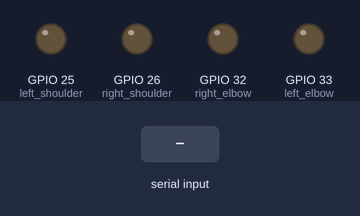
Bench run of a program on a simulated ESP32. On the bench: output pins drawn as LEDs (lit = HIGH). The test bench sets the inputs (shaded band). Nothing arrives over Bluetooth unless stated.

Above: at 1.2 s.
1.3 s: "1\n" received over the second serial link
At 2.1 s:
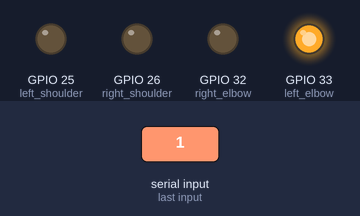
3.8 s: "3\n" received over the second serial link
At 4.5 s:
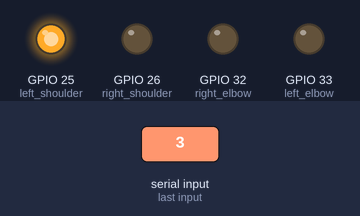
5.3 s: "5\n" received over the second serial link
At 5.7 s:
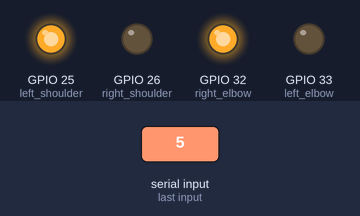
6.8 s: "2\n" received over the second serial link
At 8.0 s:
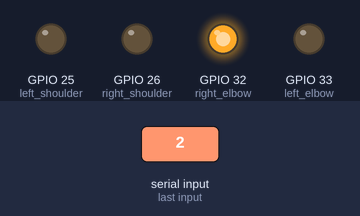
8.3 s: "1\n" received over the second serial link
At 9.1 s:
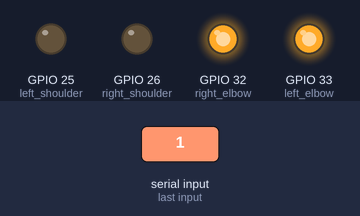
Timing chart, 0 to 11.3 s (numbered marks = the images above; inputs shaded):
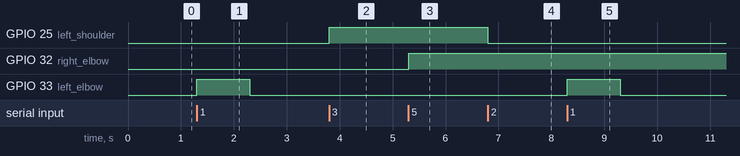

The program:

main.cpp
```cpp
#include <Arduino.h>
#include "BluetoothSerial.h"

// Create one object of the BluetoothSerialClass
BluetoothSerial SerialBT;

// Pin for ESP
#define right_elbow 32
#define left_elbow 33
#define right_shoulder 26
#define left_shoulder 25

// Variable for the readings
int elbow_value_left     = 0;
int shoulder_value_left  = 2;
int elbow_value_right    = 4;
int shoulder_value_right = 6;

int c = 5;

void setup() {
  Serial.begin(115200);

  // Pin mode
  pinMode(left_shoulder, OUTPUT);
  pinMode(right_shoulder, OUTPUT);
  pinMode(left_elbow, OUTPUT);
  pinMode(right_elbow, OUTPUT);


  digitalWrite(left_shoulder, LOW);
  digitalWrite(right_shoulder, LOW);
  digitalWrite(left_elbow, LOW);
  digitalWrite(right_elbow, LOW);

  // This will stat the Bluetooth
  SerialBT.begin("ESP32Jacket");

}

void loop() {

  // Start to read
  SerialBT.read();
  // Read the data and change it to an int value
  c = SerialBT.parseInt();

  if(c == 1) {
    digitalWrite(left_elbow, HIGH);
  } else if(c == 0) {
    digitalWrite(left_elbow, LOW);
  }
  if(c == 3) {
    digitalWrite(left_shoulder, HIGH);
  } else if(c == 2) {
    digitalWrite(left_shoulder, LOW);
  }
  if(c == 5) {
    digitalWrite(right_elbow, HIGH);
  } else if(c == 4) {
    digitalWrite(right_elbow, LOW);
  }
  if(c == 7) {
    digitalWrite(right_shoulder, HIGH);
  } else if(c == 6) {
    digitalWrite(right_shoulder, LOW);
  }

}
```

Measured:
- after the input at 1.3 s, GPIO 33 (left_elbow): LOW → HIGH at once, → LOW 1.0 s later
- after the input at 3.8 s, GPIO 25 (left_shoulder): LOW → HIGH at once
- after the input at 5.3 s, GPIO 32 (right_elbow): LOW → HIGH at once
- after the input at 6.8 s, GPIO 25 (left_shoulder): HIGH → LOW at once
- after the input at 8.3 s, GPIO 33 (left_elbow): LOW → HIGH at once, → LOW 1.0 s later
